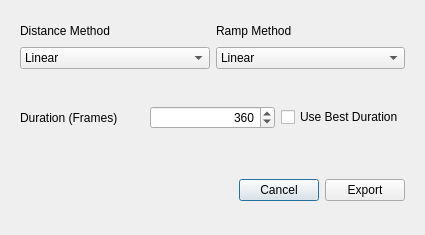
<?xml version="1.0" encoding="UTF-8"?>
<ui version="4.0">
 <class>ExportDialog</class>
 <widget class="QDialog" name="ExportDialog">
  <property name="geometry">
   <rect>
    <x>0</x>
    <y>0</y>
    <width>425</width>
    <height>235</height>
   </rect>
  </property>
  <property name="windowTitle">
   <string>Dialog</string>
  </property>
  <layout class="QVBoxLayout" name="verticalLayout">
   <item>
    <widget class="QWidget" name="widget" native="true">
     <layout class="QGridLayout" name="gridLayout">
      <item row="0" column="1">
       <widget class="QLabel" name="label_2">
        <property name="text">
         <string>Ramp Method</string>
        </property>
       </widget>
      </item>
      <item row="1" column="0">
       <widget class="QComboBox" name="distanceCombo">
        <item>
         <property name="text">
          <string>Linear</string>
         </property>
        </item>
        <item>
         <property name="text">
          <string>Exponential</string>
         </property>
        </item>
        <item>
         <property name="text">
          <string>Squareroot</string>
         </property>
        </item>
        <item>
         <property name="text">
          <string>Tanh</string>
         </property>
        </item>
       </widget>
      </item>
      <item row="1" column="1">
       <widget class="QComboBox" name="rampCombo">
        <item>
         <property name="text">
          <string>Linear</string>
         </property>
        </item>
        <item>
         <property name="text">
          <string>Exponential</string>
         </property>
        </item>
       </widget>
      </item>
      <item row="0" column="0">
       <widget class="QLabel" name="label">
        <property name="text">
         <string>Distance Method</string>
        </property>
       </widget>
      </item>
     </layout>
    </widget>
   </item>
   <item>
    <widget class="QWidget" name="widget_3" native="true">
     <layout class="QHBoxLayout" name="horizontalLayout_2">
      <item>
       <widget class="QLabel" name="label_3">
        <property name="text">
         <string>Duration (Frames)</string>
        </property>
       </widget>
      </item>
      <item>
       <widget class="QSpinBox" name="durationSpin">
        <property name="alignment">
         <set>Qt::AlignRight|Qt::AlignTrailing|Qt::AlignVCenter</set>
        </property>
        <property name="maximum">
         <number>99999</number>
        </property>
        <property name="singleStep">
         <number>25</number>
        </property>
        <property name="value">
         <number>360</number>
        </property>
       </widget>
      </item>
      <item>
       <widget class="QCheckBox" name="durationCheck">
        <property name="text">
         <string>Use Best Duration</string>
        </property>
        <property name="checked">
         <bool>false</bool>
        </property>
       </widget>
      </item>
     </layout>
    </widget>
   </item>
   <item>
    <widget class="QWidget" name="widget_2" native="true">
     <layout class="QHBoxLayout" name="horizontalLayout">
      <item>
       <spacer name="horizontalSpacer">
        <property name="orientation">
         <enum>Qt::Horizontal</enum>
        </property>
        <property name="sizeHint" stdset="0">
         <size>
          <width>138</width>
          <height>20</height>
         </size>
        </property>
       </spacer>
      </item>
      <item>
       <widget class="QPushButton" name="cancelButton">
        <property name="text">
         <string>Cancel</string>
        </property>
       </widget>
      </item>
      <item>
       <widget class="QPushButton" name="exportButton">
        <property name="text">
         <string>Export</string>
        </property>
       </widget>
      </item>
     </layout>
    </widget>
   </item>
  </layout>
 </widget>
 <resources/>
 <connections/>
</ui>
